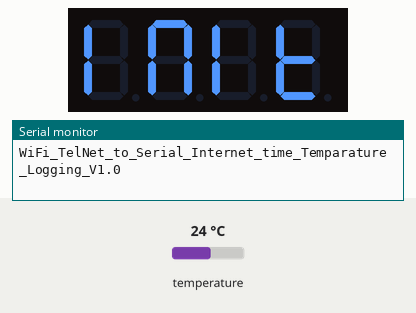
This sketch was run on a simulated ESP8266 (NodeMCU). Shown: 4-digit seven-segment display, the last lines printed to the serial monitor. Inputs (shaded band) come from the test bench; at power-on: temperature 24 °C. WiFi joins after 1.5 s; servers stay silent unless stated; network time is answered at once with the bench clock; the local clock reads 2024-03-15 10:24:30 at power-on unless the sketch sets it.

Above: at 1.1 s.
At 5.2 s:
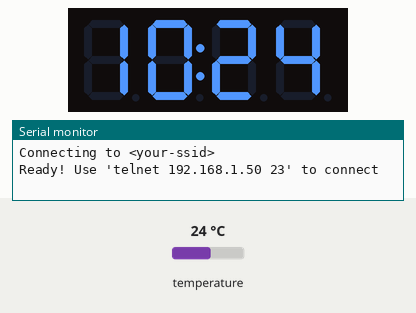
5.3 s: temperature set to 12 °C
At 12.7 s:
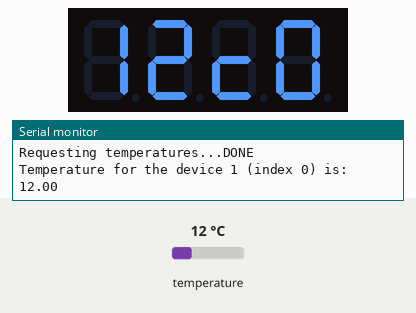
Timing chart, 0 to 14.2 s (numbered marks = the images above; inputs shaded):
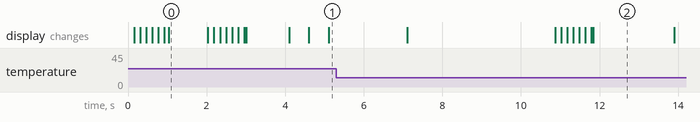

Measured:
- what the display in image 0 shows lasts 1.0 s, from 1.0 s to 2.0 s

The sketch:

WiFi_TelNet_to_Serial_Internet_time_Temparature_Logging_V1.0.ino
```cpp
// (licence header left out)
/* Coded by Udara Viduranga Avinash, Sri Lanka.
   Several other codes were used to create this(Hats off to them!!!!).
   free for anyone*/

#include <ESP8266WiFi.h>
#include <WifiUDP.h>
#include <String.h>
#include <Wire.h>
#include <NTPClient.h>
#include <Time.h>
#include <TimeLib.h>
#include <Timezone.h>
#include <stdlib.h>

#include "SevenSegmentTM1637.h"
#include "SevenSegmentExtended.h"

#include <OneWire.h>
#include <DallasTemperature.h>

// Define NTP properties
#define NTP_OFFSET   60 * 60           // In seconds
#define NTP_INTERVAL 60 * 1000        // In miliseconds
#define NTP_ADDRESS  "pool.ntp.org"  // change this to whatever pool is closest (see ntp.org)


//how many clients should be able to telnet to this ESP8266,In this case it is 2 nos.You can change it as you want.
#define MAX_SRV_CLIENTS 2
const char* ssid = "<your-ssid>";
const char* password = "<your-passwd>";

WiFiServer server(23); // --> default port for communication usign TELNET protocol | Server Instance
WiFiClient serverClients[MAX_SRV_CLIENTS]; // --> Client Instanse

// Set up the NTP UDP client
WiFiUDP ntpUDP;
NTPClient timeClient(ntpUDP, NTP_ADDRESS, NTP_OFFSET, NTP_INTERVAL);


// to display time on Serial Monitor
String date;


// to display temparature on 4-digit LED Display
String TEMP;

// as required for time,date,AM/PM
const char * days[] = {"Sunday", "Monday", "Tuesday", "Wednesday", "Thursday", "Friday", "Saturday"} ;
const char * months[] = {"Jan", "Feb", "Mar", "Apr", "May", "June", "July", "Aug", "Sep", "Oct", "Nov", "Dec"} ;
const char * ampm[] = {"AM", "PM"} ;

// to display time on 4-digit LED Display
byte t1 ;
byte t2 ;

String t3="";

float tempC;

const byte PIN_CLK = D6;   // define CLK pin (any digital pin) for 4-digit LED Display
const byte PIN_DIO = D5;   // define DIO pin (any digital pin) 4-digit LED Display

SevenSegmentExtended      display(PIN_CLK, PIN_DIO);


#define ONE_WIRE_BUS D4

// Setup a oneWire instance to communicate with any OneWire devices (not just Maxim/Dallas temperature ICs)
OneWire oneWire(ONE_WIRE_BUS);

// Pass our oneWire reference to Dallas Temperature.
DallasTemperature sensors(&oneWire);


void NewClient_Check();
void ClientData_Check();
void SerialData_Check();
void SendData();
void Internet_Time();
void Temp();

uint8_t i = 0;

void setup() {
  Serial.begin(115200);
  WiFi.begin(ssid, password);

  timeClient.begin();   // Start the NTP UDP client

  Serial.print("WiFi_TelNet_to_Serial_Internet_time_Temparature_Logging_V1.0");

  display.begin();            // initializes the display
  display.setBacklight(100);  // set the brightness to 100 %(working levels are 25%,50%,75% and 100%)
  display.print("INIT");      // display "INIT" on the display
  delay(1000);                // wait 1000 ms


  // -->Try to connect to particular host for 20 times, If still not connected then automatically resets.
  Serial.print("\nConnecting to "); Serial.println(ssid);

  while (WiFi.status() != WL_CONNECTED && i++ < 20){
         delay(500);
         Serial.print(".");
         display.setBacklight(75);  // set the brightness to 75 %
         display.print("8888");     // display "8888" on the display
         display.blink();           // blink "8888"
         if(i == 21){
                    Serial.print("Could not connect to"); Serial.println(ssid);
                    while(1);
                    }
         }
  //start UART and the server
  Serial.begin(115200);
  server.begin();
  server.setNoDelay(true); // --> Won't be storing data into buffer and wait for the ack. rather send the next data and in case nack is received, it will resend the whole data
  Serial.print("Ready! Use 'telnet ");
  Serial.print(WiFi.localIP());
  Serial.println(" 23' to connect");

  Serial.println("");
  display.clear();
  display.print("OK");      // display "Ok" on the display
  display.blink();          // blink "Ok", this means that ESP8266 is connected to Wifi network
  delay(1000);

  sensors.begin();         // Initiation of temparature sensor Dallas/Maxim Ds18B20
}

void loop() {
          NewClient_Check();
          ClientData_Check();
          SerialData_Check();
          Internet_Time();
          Temp();
          SendData();
          delay(50000);
          }

void NewClient_Check(){
                     //check if there are any new clients
                      if (server.hasClient()){
                        for(i = 0; i < MAX_SRV_CLIENTS; i++){
                                //find free/disconnected spot
                                if (!serverClients[i] || !serverClients[i].connected()){
                                            if(serverClients[i]) serverClients[i].stop();
                                            serverClients[i] = server.available();
                                            Serial.print("New client: "); Serial.println(i);
                                            continue;
                                    }
                            }
                        //no free/disconnected spot so reject
                        WiFiClient serverClient = server.available();
                        serverClient.stop();
                      }

}


void ClientData_Check(){
                      //check clients for data
                        for(i = 0; i < MAX_SRV_CLIENTS; i++){
                                if (serverClients[i] && serverClients[i].connected()){
                                  if(serverClients[i].available()){
                                    //get data from the telnet client and push it to the UART
                                    while(serverClients[i].available()) Serial.write(serverClients[i].read());
                                  }
                                }
                        }

}


void SerialData_Check(){
                      //check UART for data
                        if(Serial.available()){
                          size_t len = Serial.available();
                          uint8_t sbuf[len];
                          Serial.readBytes(sbuf, len);
                          //push UART data to all connected telnet clients
                          for(i = 0; i < MAX_SRV_CLIENTS; i++){
                              if (serverClients[i] && serverClients[i].connected()){
                                serverClients[i].write(sbuf, len);
                                delay(1);
                            }
                          }
                        }

}


void SendData(){
//push Sensor and Time data to all connected telnet clients
    for(i = 0; i < MAX_SRV_CLIENTS; i++){
      if (serverClients[i] && serverClients[i].connected()){
          // Time
          char Time_1[11];
          t3.toCharArray(Time_1,11);
          uint8_t s3_buf[8];
          memcpy(s3_buf,&Time_1,11);
          serverClients[i].write(s3_buf,11);
          delay(1);
          serverClients[i].write(",");
          serverClients[i].flush();
          delay(10);
          // Temparature
          char Temp[5];
          dtostrf(tempC,5, 2, Temp);
          uint8_t s2_buf[sizeof(Temp)];
          memcpy(s2_buf,&Temp,sizeof(Temp));
          serverClients[i].write(s2_buf,sizeof(Temp));
          serverClients[i].flush();
          serverClients[i].write("°C");
          delay(1);
          serverClients[i].write("\n");
          serverClients[i].flush();
          delay(10);
          }
    }
}

void Internet_Time(){
          // Get the time from time servers
          if (WiFi.status() == WL_CONNECTED) //Check WiFi connection status
            {
              date = "";  // clear the variables
              t3 = "";
              // update the NTP client and get the UNIX UTC timestamp
              timeClient.update();
              unsigned long epochTime =  timeClient.getEpochTime();

              // convert received time stamp to time_t object
              time_t local, utc;
              utc = epochTime;

              // Then convert the UTC UNIX timestamp to local time
              TimeChangeRule usEDT = {"EDT", Second, Sun, Mar, 2, +270};  //UTC - 5 hours - change this as needed
              //TimeChangeRule usEST = {"EST", First, Sun, Nov, 2, +330};   //UTC - 6 hours - change this as needed
              Timezone usEastern(usEDT);
              //Timezone usEastern(usEDT, usEST);
              local = usEastern.toLocal(utc);

              // now format the Time variables into strings with proper names for month, day etc
              date += days[weekday(local)-1];
              date += ", ";
              date += months[month(local)-1];
              date += " ";
              date += day(local);
              date += ", ";
              date += year(local);

              //to display time on 4-digit LED Display
              t1 = hourFormat12(local);
              t2 = minute(local);

              // format the time to 12-hour format with AM/PM with seconds
              t3 += hourFormat12(local);
              t3 += ":";
              if(minute(local) < 10)  // add a zero if minute is under 10
                t3 += "0";
              t3 += minute(local);
              t3 += ":";
              if(second(local) < 10)  // add a zero if second is under 10
                t3 += "0";
              t3 += second(local);
              t3 += " ";
              t3 += ampm[isPM(local)];

           }
        // display time on 4-digit LED Display
        display.clear();
        display.printTime(t1, t2, true);
        delay(2000);
        display.clear();

        // Display the date and time on Serial Monitor
        Serial.println("");
        Serial.print("Local date: ");
        Serial.print(date);
        Serial.println("");
        Serial.print("Local time: ");
        Serial.println(t3);

        delay(3000);    //Send a request to update every 03 sec (= 3,000 ms)

}


void Temp(){
          //get temperatures from sensor
          String TEMP="";
          Serial.print("Requesting temperatures...");
          sensors.requestTemperatures(); // Send the command to get temperatures
          Serial.println("DONE");
          // After we got the temperatures, we can print them here.
          // We use the function ByIndex, and as an example get the temperature from the first sensor only.
           tempC = sensors.getTempCByIndex(0);

          // Check if reading was successful
          if(tempC != DEVICE_DISCONNECTED_C)
          {
            Serial.print("Temperature for the device 1 (index 0) is: ");
            Serial.println(tempC);
            display.clear();

            // Create a string to display temparature on 4-digit LED Display
            float tempC1 = tempC-int(tempC);
            TEMP += int(tempC);
            TEMP += "c";
            TEMP += int((tempC1+0.05)*10);// Accurate to one decimal place

            display.print(TEMP);
            display.blink();    // blink temparature value (current)

            delay(2000);
            display.clear();
          }
          else
          {
            Serial.println("Error: Could not read temperature data");
          }


}
```
